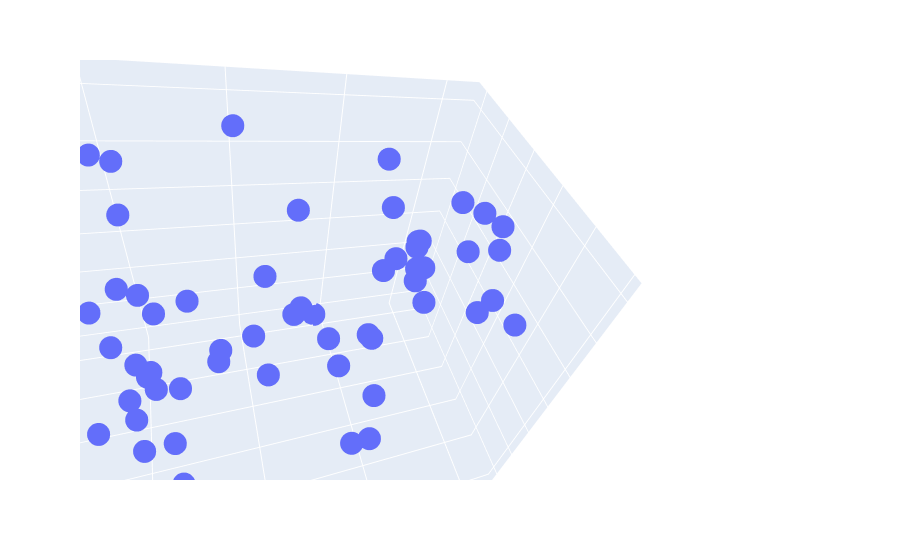

The cell this chart's notebook holds for it:
### Code cell
px.scatter_3d(x = X['Annual Income (k$)'][label == 0].values , y = X['Spending Score (1-100)'][label == 0].values , z = X['Age'][label == 0].values)

### Figure 1 — Plotly figure (JSON) as saved in the notebook; plotly's stock layout.template omitted (floating-point values rounded to 4 significant figures)
{"data": [{"hovertemplate": "x=%{x}<br>y=%{y}<br>z=%{z}<extra></extra>", "legendgroup": "", "marker": {"color": "#636efa", "symbol": "circle"}, "mode": "markers", "name": "", "scene": "scene", "showlegend": false, "type": "scatter3d", "x": [39, 40, 40, 40, 40, 42, 42, 43, 43, 43, 43, 44, 44, 46, 46, 46, 46, 47, 47, 48, 48, 48, 48, 48, 48, 49, 49, 50, 50, 54, 54, 54, 54, 54, 54, 54, 54, 54, 54, 54, 54, 57, 57, 58, 58, 59, 59, 60, 60, 60, 60, 60, 60, 61, 61, 62, 62, 62, 62, 62, 62, 63, 63, 63, 63, 63, 63, 64, 64, 65, 65, 65, 65, 67, 67, 67, 67, 69, 71], "y": [61, 55, 47, 42, 42, 52, 60, 54, 60, 45, 41, 50, 46, 51, 46, 56, 55, 52, 59, 51, 59, 50, 48, 59, 47, 55, 42, 49, 56, 47, 54, 53, 48, 52, 42, 51, 55, 41, 44, 57, 46, 58, 55, 60, 46, 55, 41, 49, 40, 42, 52, 47, 50, 42, 49, 41, 48, 59, 55, 56, 42, 50, 46, 43, 48, 52, 54, 42, 46, 48, 50, 43, 59, 43, 57, 56, 40, 58, 35], "z": [31, 50, 27, 29, 31, 49, 33, 31, 59, 50, 47, 51, 69, 27, 53, 70, 19, 67, 54, 63, 18, 43, 68, 19, 32, 70, 47, 60, 60, 59, 26, 45, 40, 23, 49, 57, 38, 67, 46, 21, 48, 55, 22, 34, 50, 68, 18, 48, 40, 32, 24, 47, 27, 48, 20, 23, 49, 67, 26, 49, 21, 66, 54, 68, 66, 65, 19, 38, 19, 18, 19, 63, 49, 51, 50, 27, 38, 40, 43]}], "layout": {"autosize": true, "dragmode": "zoom", "legend": {"tracegroupgap": 0}, "margin": {"t": 60}, "scene": {"aspectmode": "auto", "aspectratio": {"x": 0.9115, "y": 0.7406, "z": 1.481}, "camera": {"center": {"x": 0.2424, "y": -0.09931, "z": -0.5162}, "eye": {"x": 1.026, "y": -0.7712, "z": -0.01897}, "projection": {"type": "perspective"}, "up": {"x": 0.6857, "y": 0.7199, "z": -0.1078}}, "domain": {"x": [0, 1], "y": [0, 1]}, "dragmode": "orbit", "xaxis": {"title": {"text": "x"}, "type": "linear"}, "yaxis": {"title": {"text": "y"}, "type": "linear"}, "zaxis": {"title": {"text": "z"}, "type": "linear"}}}}
